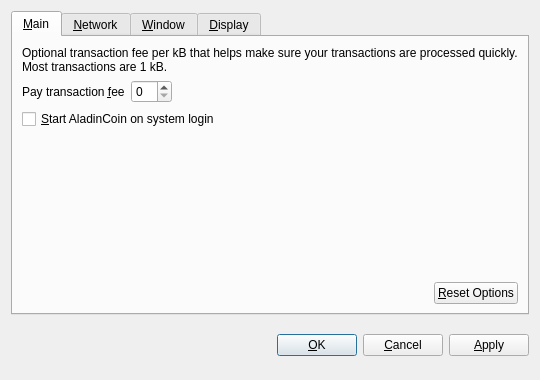
<?xml version="1.0" encoding="UTF-8"?>
<ui version="4.0">
 <class>OptionsDialog</class>
 <widget class="QDialog" name="OptionsDialog">
  <property name="geometry">
   <rect>
    <x>0</x>
    <y>0</y>
    <width>540</width>
    <height>380</height>
   </rect>
  </property>
  <property name="windowTitle">
   <string>Options</string>
  </property>
  <property name="modal">
   <bool>true</bool>
  </property>
  <layout class="QVBoxLayout" name="verticalLayout">
   <item>
    <widget class="QTabWidget" name="tabWidget">
     <property name="tabPosition">
      <enum>QTabWidget::North</enum>
     </property>
     <property name="currentIndex">
      <number>0</number>
     </property>
     <widget class="QWidget" name="tabMain">
      <attribute name="title">
       <string>&amp;Main</string>
      </attribute>
      <layout class="QVBoxLayout" name="verticalLayout_Main">
       <item>
        <widget class="QLabel" name="transactionFeeInfoLabel">
         <property name="text">
          <string>Optional transaction fee per kB that helps make sure your transactions are processed quickly. Most transactions are 1 kB.</string>
         </property>
         <property name="textFormat">
          <enum>Qt::PlainText</enum>
         </property>
         <property name="wordWrap">
          <bool>true</bool>
         </property>
        </widget>
       </item>
       <item>
        <layout class="QHBoxLayout" name="horizontalLayout_1_Main">
         <item>
          <widget class="QLabel" name="transactionFeeLabel">
           <property name="text">
            <string>Pay transaction &amp;fee</string>
           </property>
           <property name="textFormat">
            <enum>Qt::PlainText</enum>
           </property>
           <property name="buddy">
            <cstring>transactionFee</cstring>
           </property>
          </widget>
         </item>
         <item>
          <widget class="BitcoinAmountField" name="transactionFee"/>
         </item>
         <item>
          <spacer name="horizontalSpacer_1_Main">
           <property name="orientation">
            <enum>Qt::Horizontal</enum>
           </property>
           <property name="sizeHint" stdset="0">
            <size>
             <width>40</width>
             <height>20</height>
            </size>
           </property>
          </spacer>
         </item>
        </layout>
       </item>
       <item>
        <widget class="QCheckBox" name="bitcoinAtStartup">
         <property name="toolTip">
          <string>Automatically start AladinCoin after logging in to the system.</string>
         </property>
         <property name="text">
          <string>&amp;Start AladinCoin on system login</string>
         </property>
        </widget>
       </item>
       <item>
        <spacer name="verticalSpacer_Main">
         <property name="orientation">
          <enum>Qt::Vertical</enum>
         </property>
         <property name="sizeHint" stdset="0">
          <size>
           <width>20</width>
           <height>40</height>
          </size>
         </property>
        </spacer>
       </item>
       <item>
        <layout class="QHBoxLayout" name="horizontalLayout_2_Main">
         <item>
          <spacer name="horizontalSpacer_2_Main">
           <property name="orientation">
            <enum>Qt::Horizontal</enum>
           </property>
           <property name="sizeHint" stdset="0">
            <size>
             <width>40</width>
             <height>20</height>
            </size>
           </property>
          </spacer>
         </item>
         <item>
          <widget class="QPushButton" name="resetButton">
           <property name="toolTip">
            <string>Reset all client options to default.</string>
           </property>
           <property name="text">
            <string>&amp;Reset Options</string>
           </property>
           <property name="autoDefault">
            <bool>false</bool>
           </property>
          </widget>
         </item>
        </layout>
       </item>
      </layout>
     </widget>
     <widget class="QWidget" name="tabNetwork">
      <attribute name="title">
       <string>&amp;Network</string>
      </attribute>
      <layout class="QVBoxLayout" name="verticalLayout_Network">
       <item>
        <widget class="QCheckBox" name="mapPortUpnp">
         <property name="toolTip">
          <string>Automatically open the AladinCoin client port on the router. This only works when your router supports UPnP and it is enabled.</string>
         </property>
         <property name="text">
          <string>Map port using &amp;UPnP</string>
         </property>
        </widget>
       </item>
       <item>
        <widget class="QCheckBox" name="connectSocks">
         <property name="toolTip">
          <string>Connect to the AladinCoin network through a SOCKS proxy (e.g. when connecting through Tor).</string>
         </property>
         <property name="text">
          <string>&amp;Connect through SOCKS proxy:</string>
         </property>
        </widget>
       </item>
       <item>
        <layout class="QHBoxLayout" name="horizontalLayout_Network">
         <item>
          <widget class="QLabel" name="proxyIpLabel">
           <property name="text">
            <string>Proxy &amp;IP:</string>
           </property>
           <property name="textFormat">
            <enum>Qt::PlainText</enum>
           </property>
           <property name="buddy">
            <cstring>proxyIp</cstring>
           </property>
          </widget>
         </item>
         <item>
          <widget class="QValidatedLineEdit" name="proxyIp">
           <property name="maximumSize">
            <size>
             <width>140</width>
             <height>16777215</height>
            </size>
           </property>
           <property name="toolTip">
            <string>IP address of the proxy (e.g. 127.0.0.1)</string>
           </property>
          </widget>
         </item>
         <item>
          <widget class="QLabel" name="proxyPortLabel">
           <property name="text">
            <string>&amp;Port:</string>
           </property>
           <property name="textFormat">
            <enum>Qt::PlainText</enum>
           </property>
           <property name="buddy">
            <cstring>proxyPort</cstring>
           </property>
          </widget>
         </item>
         <item>
          <widget class="QLineEdit" name="proxyPort">
           <property name="maximumSize">
            <size>
             <width>55</width>
             <height>16777215</height>
            </size>
           </property>
           <property name="toolTip">
            <string>Port of the proxy (e.g. 9050)</string>
           </property>
          </widget>
         </item>
         <item>
          <widget class="QLabel" name="socksVersionLabel">
           <property name="text">
            <string>SOCKS &amp;Version:</string>
           </property>
           <property name="textFormat">
            <enum>Qt::PlainText</enum>
           </property>
           <property name="buddy">
            <cstring>socksVersion</cstring>
           </property>
          </widget>
         </item>
         <item>
          <widget class="QValueComboBox" name="socksVersion">
           <property name="toolTip">
            <string>SOCKS version of the proxy (e.g. 5)</string>
           </property>
          </widget>
         </item>
         <item>
          <spacer name="horizontalSpacer_Network">
           <property name="orientation">
            <enum>Qt::Horizontal</enum>
           </property>
           <property name="sizeHint" stdset="0">
            <size>
             <width>40</width>
             <height>20</height>
            </size>
           </property>
          </spacer>
         </item>
        </layout>
       </item>
       <item>
        <spacer name="verticalSpacer_Network">
         <property name="orientation">
          <enum>Qt::Vertical</enum>
         </property>
         <property name="sizeHint" stdset="0">
          <size>
           <width>20</width>
           <height>40</height>
          </size>
         </property>
        </spacer>
       </item>
      </layout>
     </widget>
     <widget class="QWidget" name="tabWindow">
      <attribute name="title">
       <string>&amp;Window</string>
      </attribute>
      <layout class="QVBoxLayout" name="verticalLayout_Window">
       <item>
        <widget class="QCheckBox" name="minimizeToTray">
         <property name="toolTip">
          <string>Show only a tray icon after minimizing the window.</string>
         </property>
         <property name="text">
          <string>&amp;Minimize to the tray instead of the taskbar</string>
         </property>
        </widget>
       </item>
       <item>
        <widget class="QCheckBox" name="minimizeOnClose">
         <property name="toolTip">
          <string>Minimize instead of exit the application when the window is closed. When this option is enabled, the application will be closed only after selecting Quit in the menu.</string>
         </property>
         <property name="text">
          <string>M&amp;inimize on close</string>
         </property>
        </widget>
       </item>
       <item>
        <spacer name="verticalSpacer_Window">
         <property name="orientation">
          <enum>Qt::Vertical</enum>
         </property>
         <property name="sizeHint" stdset="0">
          <size>
           <width>20</width>
           <height>40</height>
          </size>
         </property>
        </spacer>
       </item>
      </layout>
     </widget>
     <widget class="QWidget" name="tabDisplay">
      <attribute name="title">
       <string>&amp;Display</string>
      </attribute>
      <layout class="QVBoxLayout" name="verticalLayout_Display">
       <item>
        <layout class="QHBoxLayout" name="horizontalLayout_1_Display">
         <item>
          <widget class="QLabel" name="langLabel">
           <property name="text">
            <string>User Interface &amp;language:</string>
           </property>
           <property name="textFormat">
            <enum>Qt::PlainText</enum>
           </property>
           <property name="buddy">
            <cstring>lang</cstring>
           </property>
          </widget>
         </item>
         <item>
          <widget class="QValueComboBox" name="lang">
           <property name="toolTip">
            <string>The user interface language can be set here. This setting will take effect after restarting AladinCoin.</string>
           </property>
          </widget>
         </item>
        </layout>
       </item>
       <item>
        <layout class="QHBoxLayout" name="horizontalLayout_2_Display">
         <item>
          <widget class="QLabel" name="unitLabel">
           <property name="text">
            <string>&amp;Unit to show amounts in:</string>
           </property>
           <property name="textFormat">
            <enum>Qt::PlainText</enum>
           </property>
           <property name="buddy">
            <cstring>unit</cstring>
           </property>
          </widget>
         </item>
         <item>
          <widget class="QValueComboBox" name="unit">
           <property name="toolTip">
            <string>Choose the default subdivision unit to show in the interface and when sending coins.</string>
           </property>
          </widget>
         </item>
        </layout>
       </item>
       <item>
        <widget class="QCheckBox" name="displayAddresses">
         <property name="toolTip">
          <string>Whether to show AladinCoin addresses in the transaction list or not.</string>
         </property>
         <property name="text">
          <string>&amp;Display addresses in transaction list</string>
         </property>
        </widget>
       </item>
       <item>
        <spacer name="verticalSpacer_Display">
         <property name="orientation">
          <enum>Qt::Vertical</enum>
         </property>
         <property name="sizeHint" stdset="0">
          <size>
           <width>20</width>
           <height>40</height>
          </size>
         </property>
        </spacer>
       </item>
      </layout>
     </widget>
    </widget>
   </item>
   <item>
    <layout class="QHBoxLayout" name="horizontalLayout_Buttons">
     <item>
      <spacer name="horizontalSpacer_1">
       <property name="orientation">
        <enum>Qt::Horizontal</enum>
       </property>
       <property name="sizeHint" stdset="0">
        <size>
         <width>40</width>
         <height>48</height>
        </size>
       </property>
      </spacer>
     </item>
     <item>
      <widget class="QLabel" name="statusLabel">
       <property name="font">
        <font>
         <weight>75</weight>
         <bold>true</bold>
        </font>
       </property>
       <property name="text">
        <string/>
       </property>
       <property name="textFormat">
        <enum>Qt::PlainText</enum>
       </property>
       <property name="wordWrap">
        <bool>true</bool>
       </property>
      </widget>
     </item>
     <item>
      <spacer name="horizontalSpacer_2">
       <property name="orientation">
        <enum>Qt::Horizontal</enum>
       </property>
       <property name="sizeHint" stdset="0">
        <size>
         <width>40</width>
         <height>48</height>
        </size>
       </property>
      </spacer>
     </item>
     <item>
      <widget class="QPushButton" name="okButton">
       <property name="text">
        <string>&amp;OK</string>
       </property>
      </widget>
     </item>
     <item>
      <widget class="QPushButton" name="cancelButton">
       <property name="text">
        <string>&amp;Cancel</string>
       </property>
       <property name="autoDefault">
        <bool>false</bool>
       </property>
      </widget>
     </item>
     <item>
      <widget class="QPushButton" name="applyButton">
       <property name="text">
        <string>&amp;Apply</string>
       </property>
       <property name="autoDefault">
        <bool>false</bool>
       </property>
      </widget>
     </item>
    </layout>
   </item>
  </layout>
 </widget>
 <customwidgets>
  <customwidget>
   <class>BitcoinAmountField</class>
   <extends>QSpinBox</extends>
   <header>bitcoinamountfield.h</header>
  </customwidget>
  <customwidget>
   <class>QValueComboBox</class>
   <extends>QComboBox</extends>
   <header>qvaluecombobox.h</header>
  </customwidget>
  <customwidget>
   <class>QValidatedLineEdit</class>
   <extends>QLineEdit</extends>
   <header>qvalidatedlineedit.h</header>
  </customwidget>
 </customwidgets>
 <resources/>
 <connections/>
</ui>
